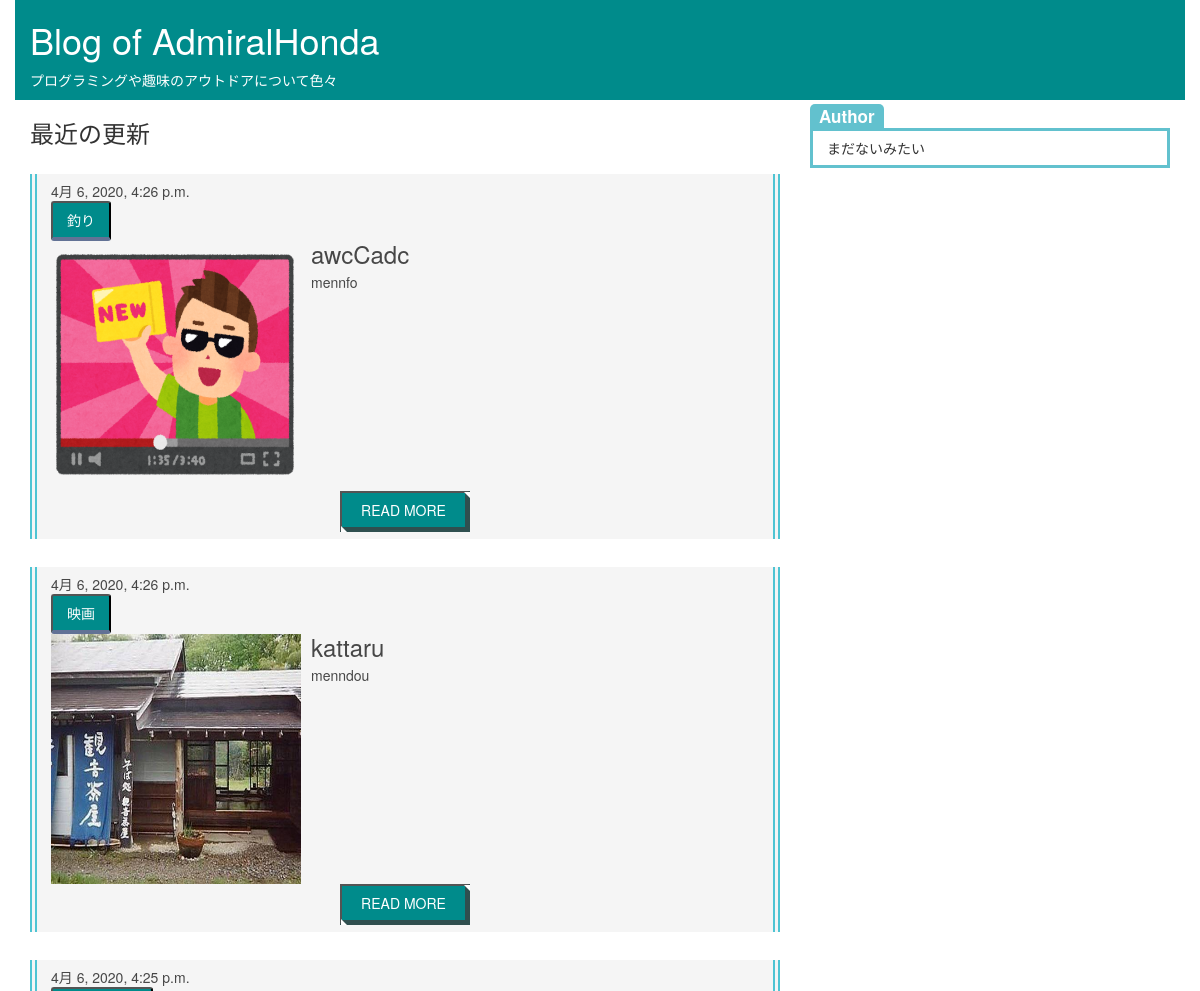
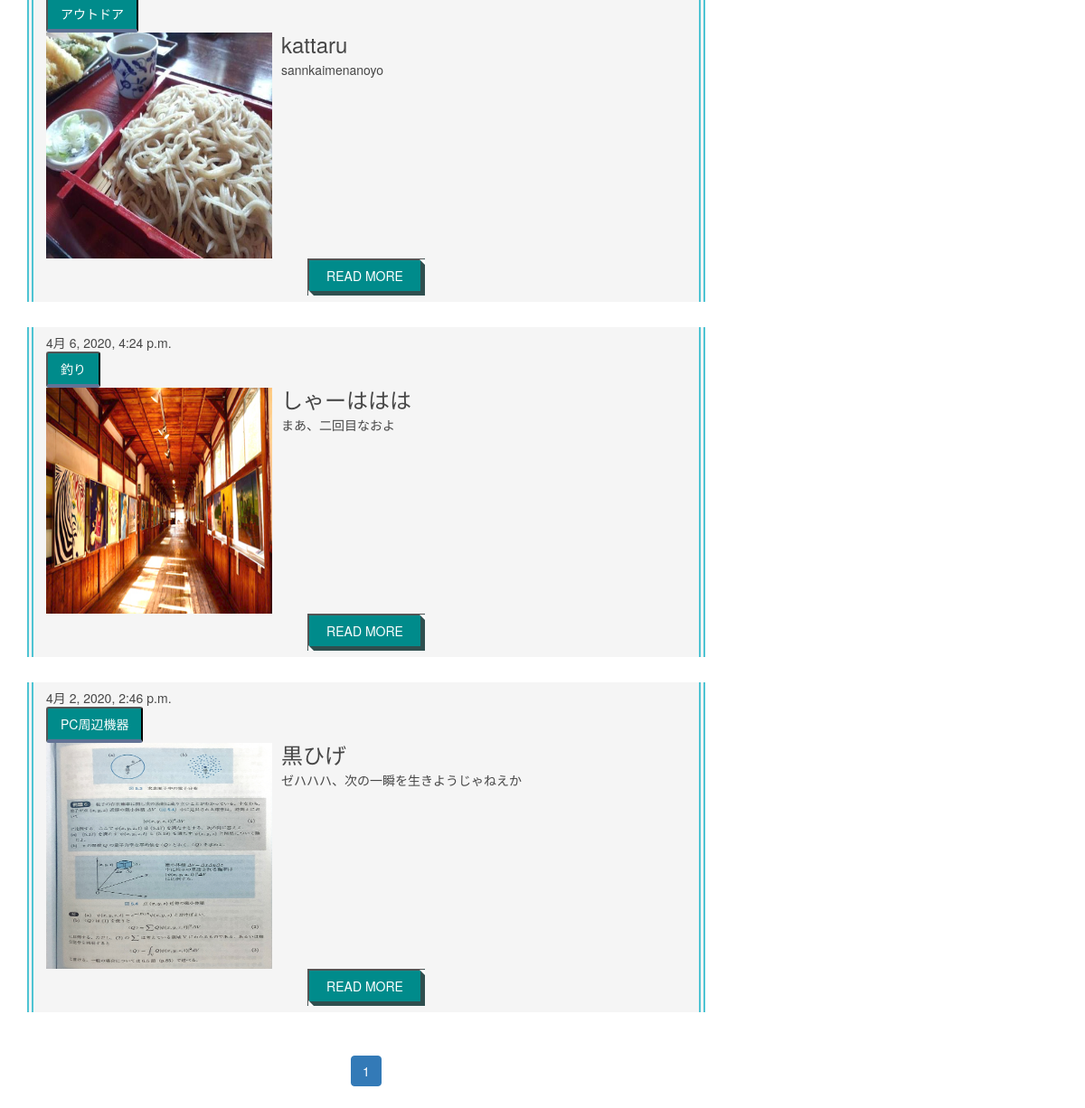
/, run on an earlier commit of the app's database (2 pictures, top to bottom).
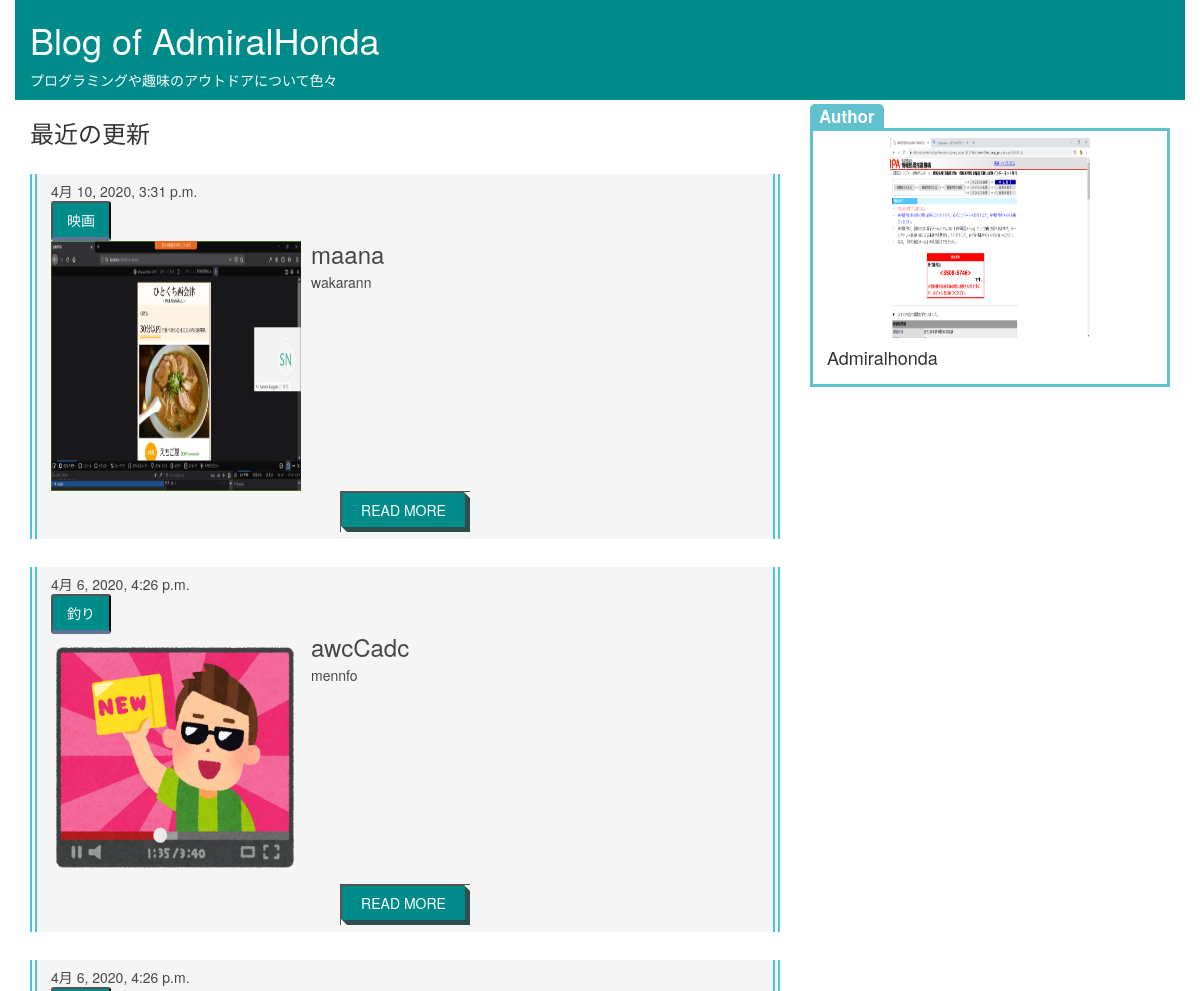
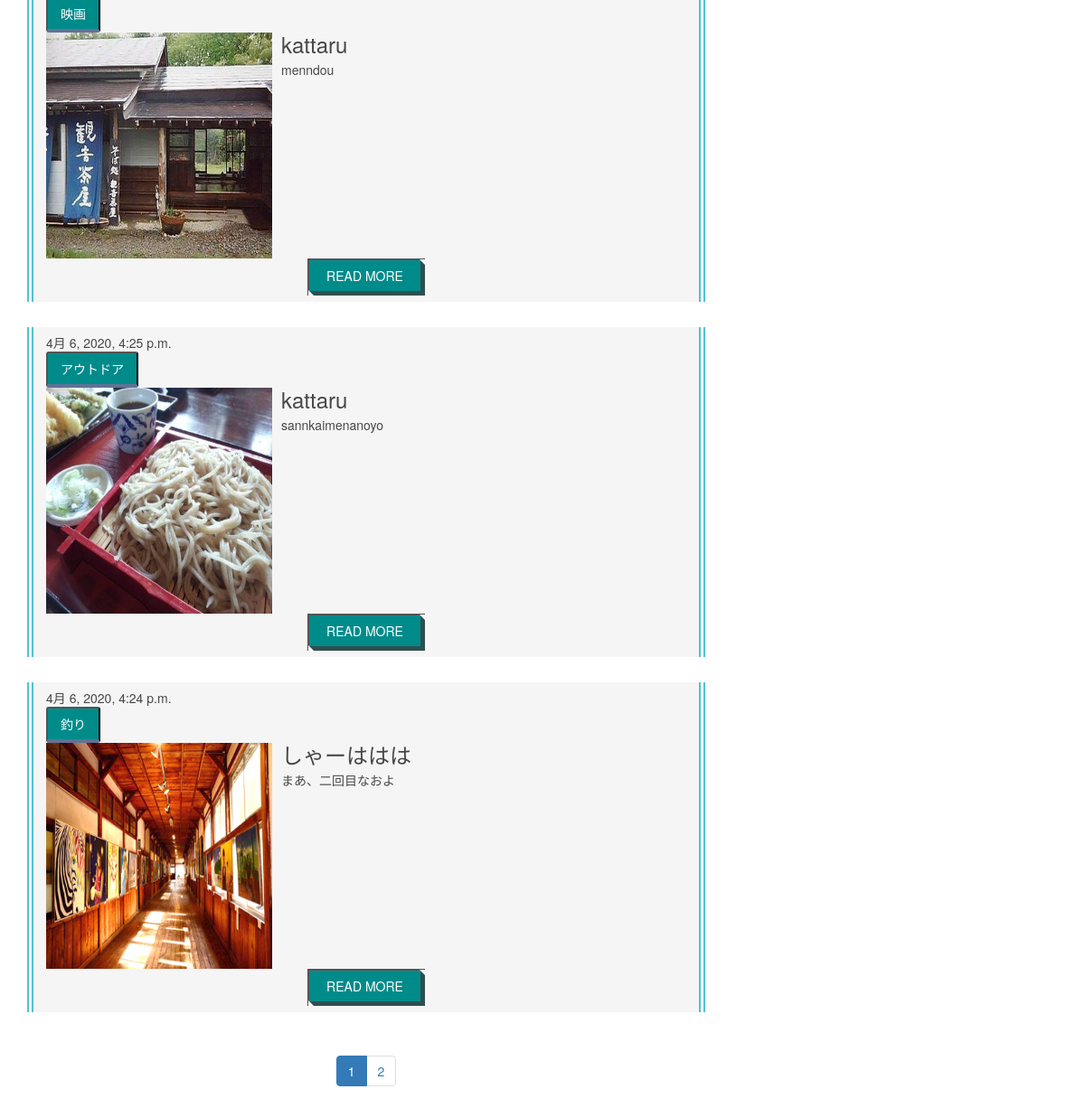
And on a later commit of the database (2 pictures, top to bottom).
### MyBlog/models.py (models this page shows, shortened)
class Article(models.Model):
    slug=models.SlugField(max_length=16,unique=True)
    category=models.ForeignKey(Category,on_delete=models.CASCADE)
    tags=models.ManyToManyField(Tag)
    title=models.CharField(max_length=64)
    meta_description=models.CharField(max_length=64)
    ogp_title=models.CharField(max_length=32)
    ogp_img=models.ImageField(upload_to='ogp_img')
    pub_date=models.DateTimeField('作成日時',auto_now_add=True)
    up_date=models.DateTimeField('更新日時',auto_now=True)
    contents=MarkdownxField('Contents',help_text='box9 is note box<div>')
    class Meta:
        ordering=['-pub_date']

class Category(models.Model):
    name=models.CharField(max_length=16)
    slug=models.SlugField(max_length=8,unique=True)

class Author(models.Model):
    profimg=models.ImageField(upload_to='author/')
    name=models.CharField(max_length=16)
    contents=MarkdownxField('Contents',help_text='To Put your profile')
    def exchange_markdown(self):
        return markdownify(self.contents)

### MyBlog/views.py (the view)
# urls.py: path('',views.index,name='index'),
def index(request):
    try:
        article=Article.objects.all().values_list('slug','ogp_title','meta_description','ogp_img','pub_date','category')
        article_List=[]
        for art in article:
            tmp=Category.objects.get(id=art[5])
            tmp_tuple=(tmp.slug,tmp.name)
            article_List.append(art+tmp_tuple)
        author=Author.objects.all()
        pagenate=Paginator(article_List,5)
        if request.GET:
            p=request.GET.get('page')
            p=int(p)
        else:
            p=1
        putart=pagenate.get_page(p)
        page_num=pagenate.page_range
        contents={
            'author':author,
            'article':putart,
            'page_num':page_num,
            'current_page':p,
        }
        return render(request,'index.html',contents)
    except (KeyError,Article.DoesNotExist):
        return Http404("お探しのコンテンツが見つかりませんでした。\n")
    else:
        return HttpResponse("障害が発生中です。\nお時間を置いてのアクセスをお願い致します。")

### MyBlog/templates/index.html (shortened to what this page needs)
<!DOCTYPE html>
<html lang="ja">
    <head>
        {% load static %}
        <link rel="stylesheet" type="text/css" href="{%static 'index.css' %}">
        <link rel="stylesheet" href="https://maxcdn.bootstrapcdn.com/bootstrap/3.3.7/css/bootstrap.min.css">
    </head>
    <body>
        <div class="container">
            <div class="row">
                <div  class="col-xs-12" style="background-color: darkcyan;color:white;">
                    <h1>Blog of AdmiralHonda</h1>
                    <p>プログラミングや趣味のアウトドアについて色々</p>
                </div>
            </div>
            <div class="row">
                <div class="col-xs-8">
                    <h3>最近の更新</h3>
                    {% if article %}
                    {% for topic in article %}
                    <div class="box7">
                        <p>{{topic.4}}</p>
                        <button class="btn-square-shadow" onclick="location.href='{% url 'MyBlog:search' topic.6 1 %}'">{{topic.7}}</button>
                        <div class="media-left">
                            <img src="{{MEDIA_URL}}{{topic.3}}" class="media-object" style="width: 250px;height:250px">
                        </div>
                        <div class="media-body">
                            <h3 class="media-heading">{{topic.1}}</h3>
                            <p>{{topic.2}}</p>
                        </div>
                        <center>
                            <button class="btn-square-slant" onclick="location.href='{% url 'MyBlog:blog' topic.6 topic.0 %}'">READ MORE</button>
                        </center>
                    </div>
                    {% endfor %}
                    <center>
                    <ul class="pagination">
                            {%for page in page_num%}
                            {%if page == current_page %}
                            <li class="active"><a href="?page={{page}}">{{page}}</a></li>
                            {%else%}
                            <li><a href="?page={{page}}">{{page}}</a></li>
                            {%endif%}
                            {%endfor%}
                      </ul>
                      </center>
                    {% else %}
                    <p>ただいま障害が発生中です。少々お待ちください</p>
                    {% endif %}
                </div>
                <div class="col-xs-4">
                    <div class="box27">
                        <span class="box-title">Author</span>
                        {%if author%}
                        <center>
                            <img src="{{author.0.profimg.url}}" style="width: 200px;height:200px">
                            </center>
                            <h4>{{author.0.name}}</h4>
                        {%else%}
                        <p>まだないみたい</p>
                        {%endif%}
                    </div>
                </div>
            </div>
        </div>
    </body>
</html>

### MyBlog/static/index.css (style rules this page uses)
.box7 { padding: 0.5em 1em; margin: 2em 0; color: #474747; background: whitesmoke; border-left: double 7px #4ec4d3; border-right: double 7px #4ec4d3; }
.box7 p { margin: 0; padding: 0; }
.btn-square-shadow { display: inline-block; padding: 0.5em 1em; text-decoration: none; background: darkcyan; color: #FFF; border-bottom: solid 4px #627295; border-radius: 3px; }
.btn-square-slant { display: inline-block; position: relative; padding: 0.5em 1.4em; text-decoration: none; background: darkcyan; color: #FFF; border-bottom: solid 5px darkslategray; border-right: solid 5px darkslategray; }
.btn-square-slant:before { content: " "; position: absolute; bottom: -5px; left: -1px; width: 0; height: 0; border-width: 0 6px 6px 0px; border-style: solid; border-color: transparent; border-bottom-color: #FFF; }
.btn-square-slant:after { content: " "; position: absolute; top: -1px; right: -5px; width: 0; height: 0; border-width: 0px 6px 6px 0px; border-style: solid; border-color: #FFF; border-bottom-color: transparent; }
.box27 { position: relative; margin: 2em 0; padding: 0.5em 1em; border: solid 3px #62c1ce; }
.box27 .box-title { position: absolute; display: inline-block; top: -27px; left: -3px; padding: 0 9px; height: 25px; line-height: 25px; font-size: 17px; background: #62c1ce; color: #ffffff; font-weight: bold; border-radius: 5px 5px 0 0; }

What changed in the data, as far as the page shows it:
no longer on this page (row edited): Article: topic "4月 2, 2020, 2:46 p.m.", name "PC周辺機器", shows a picture, ogp_title "黒ひげ", meta_description "ゼハハハ、次の一瞬を生きようじゃねえか"
added Article: topic "4月 10, 2020, 3:31 p.m.", name "映画", shows a picture, ogp_title "maana", topic "wakarann"
now on this page (row unchanged): Author: profimg (picture), name "Admiralhonda"
Also different on the page:
new list line: "2"
text no longer shown: "まだないみたい"
